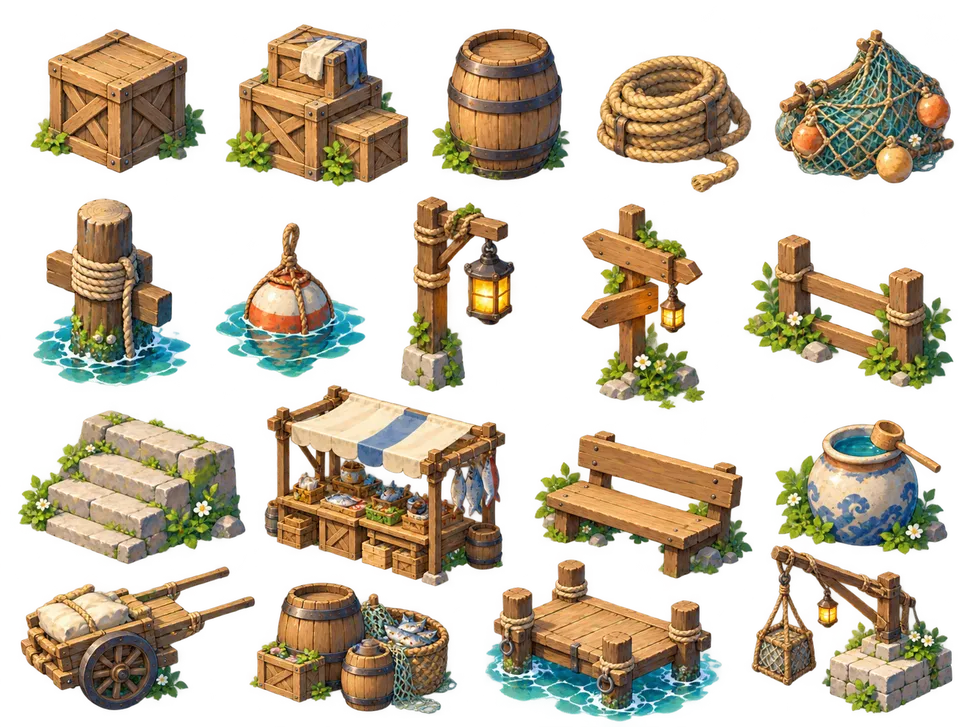
#> input picture art/source/props-harbor.webp, 970 x 727 px, shrunk from 1448 x 1086 before the run
$ python slice-props.py
#> lines starting #> are read from the running program, lines starting #| are printed output that depends on the picture
#> in render, rgba is the input picture: shape (727, 970, 4); mean R, G, B, A 87.7, 74.2, 51, 112.9
#!/usr/bin/env python3
"""把 art/source/ 里的道具原稿切成独立的运行时 WebP 小图。

用法（需要 Pillow、numpy、scipy）：
    pip install pillow numpy scipy
    python3 scripts/slice-props.py

输出：
    src/assets/island/props/<id>.webp   每个道具一张图
    src/island/prop-sprites.ts          尺寸与锚点元数据（自动生成，勿手改）

处理步骤：按 alpha 连通域找出每个物体 → 去掉抠图残留的低 alpha 光晕，
把边缘 alpha 拉伸到满值 → 用最近的实心像素颜色替换半透明边缘（去色边）→
裁到内容边界并留透明边 → 统一缩放后导出。
"""

from __future__ import annotations

import os
import tempfile
from pathlib import Path

import numpy as np
from PIL import Image
from scipy import ndimage

ROOT = Path(__file__).resolve().parent.parent
SRC_DIR = ROOT / 'art' / 'source'
OUT_DIR = ROOT / 'src' / 'assets' / 'island' / 'props'
META_FILE = ROOT / 'src' / 'island' / 'prop-sprites.ts'

# 原稿按行（从上到下）、行内从左到右排列的道具 id
SHEETS: dict[str, tuple[str, list[str]]] = {
    'props-harbor.webp': (
        'harbor',
        [
            'crate', 'stacked-crates', 'barrel', 'rope-coil', 'fishing-net',
            'dock-post', 'buoy', 'lantern-post', 'signpost', 'fence',
            'stone-stairs', 'market-stall', 'bench', 'water-jar',
            'handcart', 'fishing-supplies', 'dock-module', 'hoist',
        ],
    ),
    'props-nature.webp': (
        'nature',
        [
            'shore-rocks', 'reeds', 'grass-flowers', 'flowering-shrub',
            'driftwood', 'shells', 'stone-marker', 'stone-wall',
            'stone-lantern', 'stepping-path', 'haystack', 'vegetable-planter',
            'potted-flowers', 'clothesline', 'stump-seating', 'garden-gate',
        ],
    ),
}

SEED_ALPHA = 64      # 判定"属于物体"的 alpha 阈值，用于连通域分割
MIN_AREA = 2000      # 小于此面积的连通域视为碎屑
ALPHA_LO = 36        # 低于此值的 alpha 视为抠图光晕，直接清零
ALPHA_HI = 232       # 高于此值的 alpha 拉满到 255
CORE_ALPHA = 240     # 去色边时取色的"实心"像素阈值
REACH = 24           # 软边像素最多归属到距离物体多远（px）
SCALE = 0.75         # 原稿统一缩放比例
PAD = 2              # 透明留白（缩放后 px）


def find_objects(alpha: np.ndarray, count: int) -> list[np.ndarray]:
    """返回按阅读顺序排列的物体 mask（含软边）。"""
    labels, n = ndimage.label(alpha >= SEED_ALPHA, structure=np.ones((3, 3)))
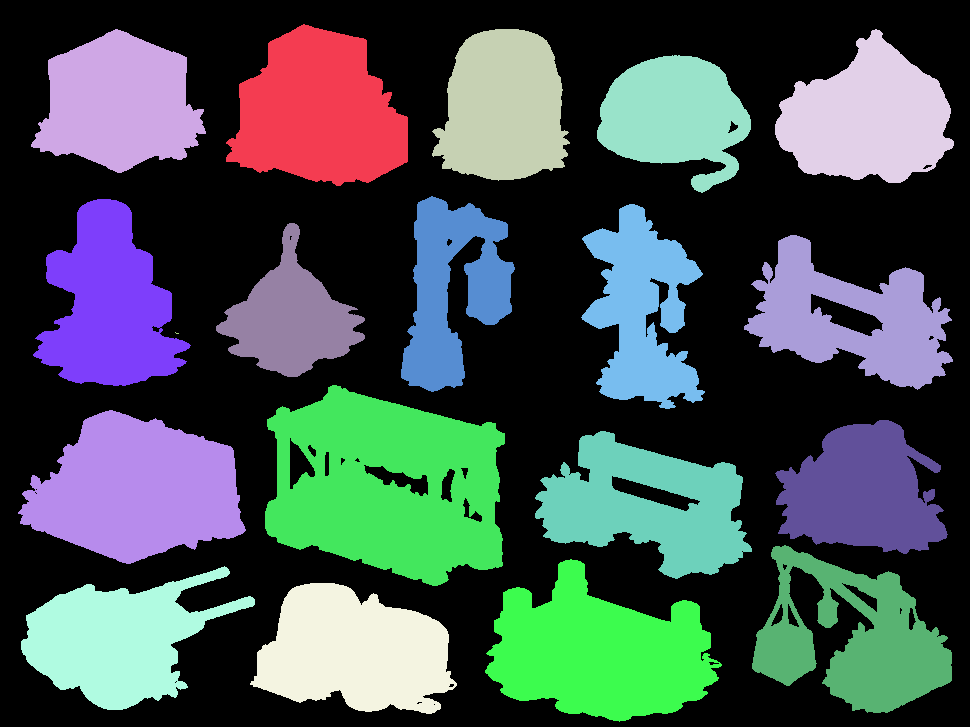
#> labels: shape (727, 970) int32; 20 distinct labels, from 0 to 19; one colour per label, 0 black
#> n = 19
    areas = ndimage.sum(np.ones_like(alpha), labels, range(1, n + 1))
    keep = [i + 1 for i, a in enumerate(areas) if a >= MIN_AREA]
#> keep = [1, 2, 3, 4, 5, 6, 7, 8, 9, 10, 12, 13, 14, 15, 16, 17, 18, 19]
    if len(keep) != count:
        raise SystemExit(f'expected {count} objects, found {len(keep)}')

    seeds = np.where(np.isin(labels, keep), labels, 0)
#> seeds: shape (727, 970) int32; 19 distinct labels, from 0 to 19
    # 每个像素归属到最近的物体，软边和光晕都跟着各自的物体走
    dist, (iy, ix) = ndimage.distance_transform_edt(seeds == 0, return_indices=True)
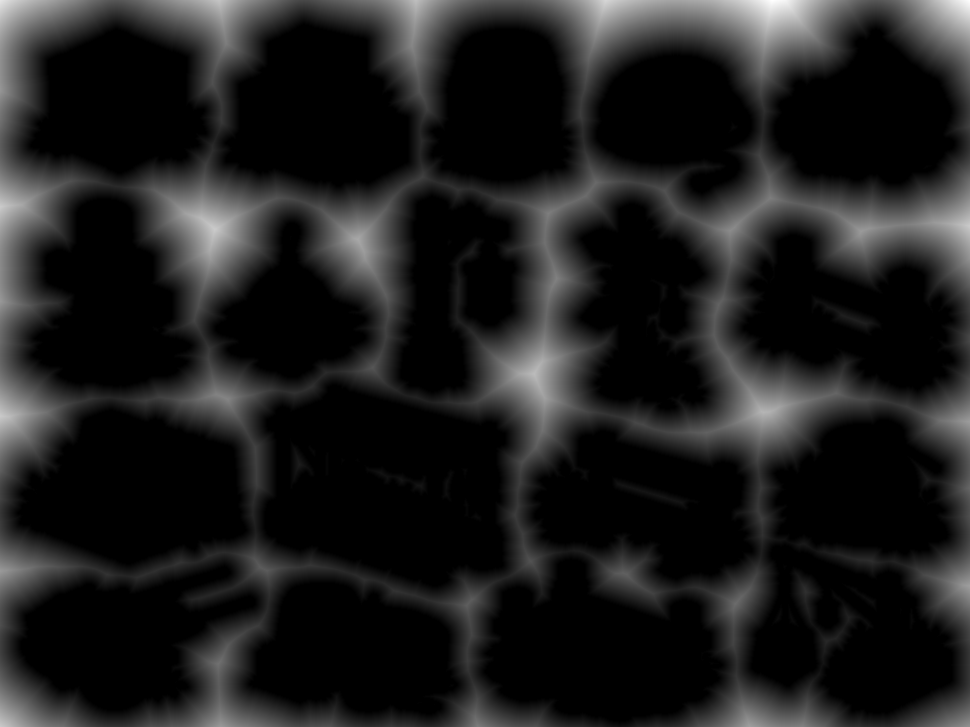
#> dist: shape (727, 970) float64; min 0, max 85.07, mean 10.1; drawn with min black and max white
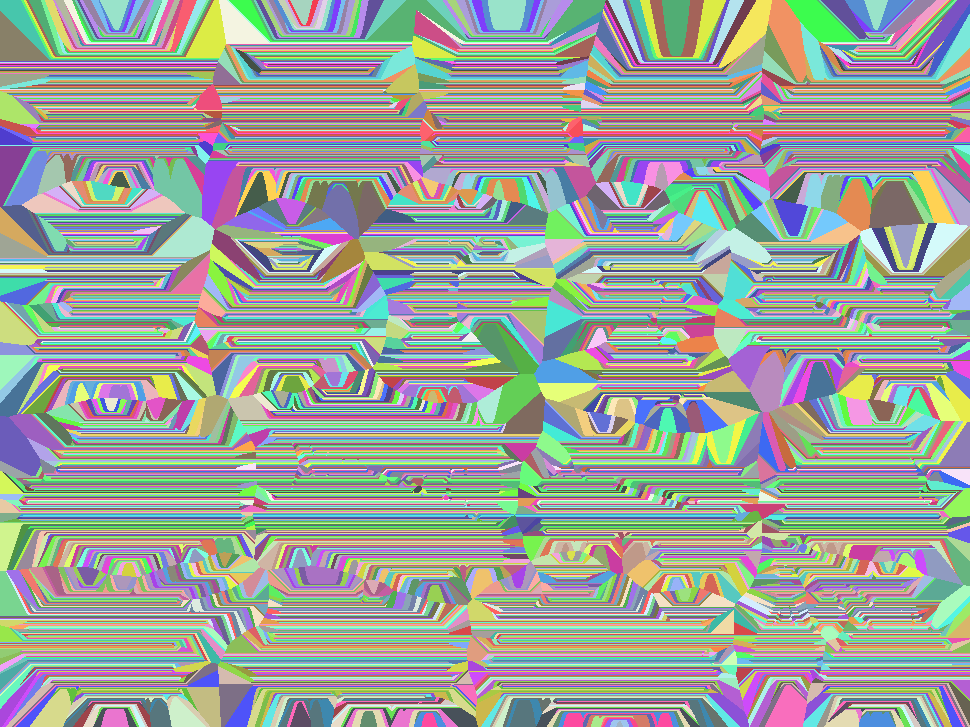
#> iy: shape (727, 970) int32; 695 distinct labels, from 24 to 721; one colour per label, 0 black
    owner = np.where((alpha > 0) & (dist <= REACH), seeds[iy, ix], 0)

    centers = {k: ndimage.center_of_mass(seeds == k) for k in keep}
#> centers = 18 items
    order = sorted(keep, key=lambda k: centers[k][0])
#> order = [2, 3, 1, 5, 4, 6, 7, 8, 9, 10, 12, 13, 14, 15, 16, 18, 19, 17]
    rows: list[list[int]] = []
    for k in order:
        if rows and centers[k][0] - centers[rows[-1][0]][0] < 120:
            rows[-1].append(k)
        else:
            rows.append([k])
    ordered = [k for row in rows for k in sorted(row, key=lambda k: centers[k][1])]
#> ordered = [2, 1, 3, 5, 4, 7, 9, 6, 8, 10, 13, 12, 15, 14, 18, 19, 17, 16]
    return [owner == k for k in ordered]


def clean(rgba: np.ndarray, mask: np.ndarray) -> np.ndarray:
    rgb = rgba[..., :3]
    a = np.where(mask, rgba[..., 3], 0).astype(np.float32)
    a = np.clip((a - ALPHA_LO) / (ALPHA_HI - ALPHA_LO), 0, 1) * 255
    core = mask & (rgba[..., 3] >= CORE_ALPHA)
    _, (iy, ix) = ndimage.distance_transform_edt(~core, return_indices=True)
    out = np.zeros_like(rgba)
    out[..., :3] = np.where(core[..., None], rgb, rgb[iy, ix])
    out[..., 3] = np.round(a).astype(np.uint8)
    return out


def render(staging: Path) -> str:
    """把全部道具写进 staging 目录，返回 prop-sprites.ts 的内容。"""
    meta: list[str] = []
    for file, (category, ids) in SHEETS.items():
        rgba = np.array(Image.open(SRC_DIR / file).convert('RGBA'))
        for sprite_id, mask in zip(ids, find_objects(rgba[..., 3], len(ids))):
            obj = clean(rgba, mask)
            ys, xs = np.nonzero(obj[..., 3])
            crop = Image.fromarray(obj[ys.min():ys.max() + 1, xs.min():xs.max() + 1])
            w = round(crop.width * SCALE)
            h = round(crop.height * SCALE)
            img = Image.new('RGBA', (w + PAD * 2, h + PAD * 2))
            img.paste(crop.resize((w, h), Image.LANCZOS), (PAD, PAD))
            img.save(staging / f'{sprite_id}.webp', quality=86, alpha_quality=100, method=6)
            # 锚点：内容底边中点（不含透明留白）
            ax = (PAD + w / 2) / img.width
            ay = (PAD + h) / img.height
            meta.append(
                f"  '{sprite_id}': {{ category: '{category}', w: {img.width}, h: {img.height}, "
                f'anchorX: {ax:.3f}, anchorY: {ay:.3f} }},'
            )
#> this loop made 18 passes
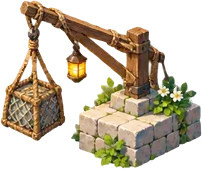
#> crop: PIL image 202x169 RGBA; mean R, G, B, A 140.7, 114.2, 75, 123.2; transparent parts drawn white
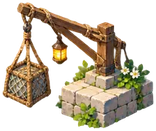
#> img: PIL image 156x131 RGBA; mean R, G, B, A 73.9, 61.5, 41.2, 116.4; transparent parts drawn white
#> after the loop, meta = 18 items
#> pass 2 of the loop in render, `for file, (category, ids) in SHEETS.items():`:
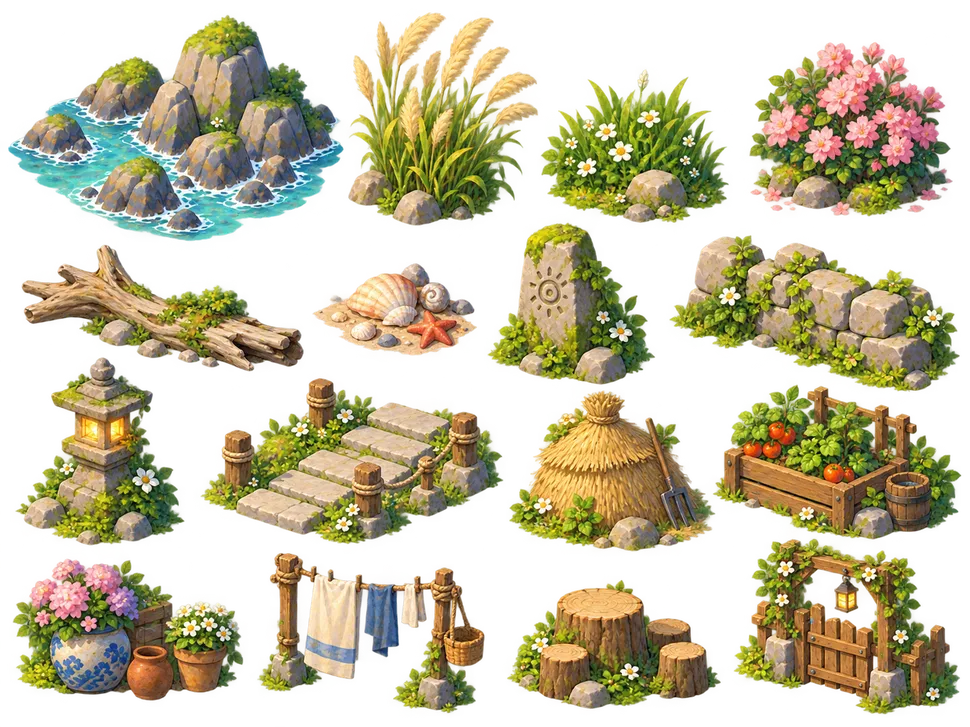
#> input picture art/source/props-nature.webp, 970 x 727 px, shrunk from 1448 x 1086 before the run
#> in render, rgba is the input picture: shape (727, 970, 4); mean R, G, B, A 105.9, 98.9, 58.8, 124.4
#> labels: shape (727, 970) int32; 22 distinct labels, from 0 to 21
#> n = 21
#> keep = [1, 2, 3, 4, 10, 11, 12, 13, 14, 15, 16, 17, 18, 19, 20, 21]
#> seeds: shape (727, 970) int32; 17 distinct labels, from 0 to 21
#> in find_objects (call 2), `dist, (iy, ix) = ndimage.distance_transform_edt(seeds == 0, return_ind..`:
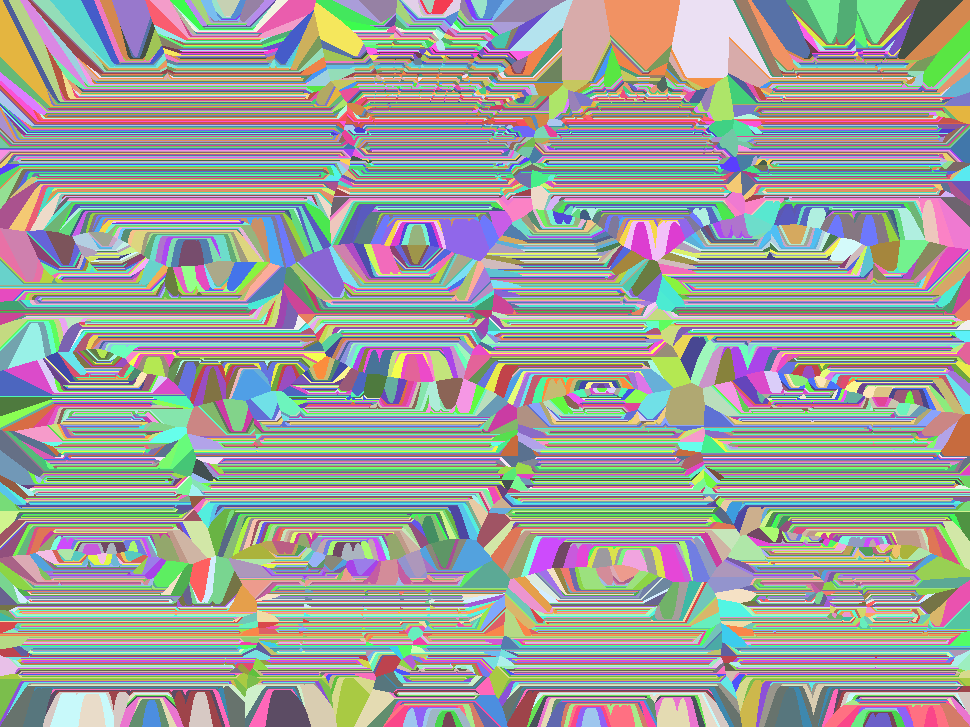
#> iy: shape (727, 970) int32; 702 distinct labels, from 12 to 713; one colour per label, 0 black
#> centers = 16 items
#> order = [1, 3, 2, 4, 11, 13, 10, 12, 15, 16, 14, 17, 18, 19, 20, 21]
#> ordered = [2, 1, 4, 3, 12, 13, 10, 11, 14, 15, 17, 16, 20, 19, 21, 18]
#> the loop in render, `for sprite_id, mask in zip(ids, find_objects(rgba[..., 3], len(ids))):` made 16 passes
#> (sprite_id, w, h, ay) on passes 1 to 8: ('shore-rocks', 252, 170, 0.989), ('reeds', 142, 160, 0.988), ('grass-flowers', 141, 116, 0.983), ('flowering-shrub', 153, 131, 0.985), ('driftwood', 212, 95, 0.98), ('shells', 124, 70, 0.973), ('stone-marker', 125, 122, 0.984), ('stone-wall', 218, 118, 0.984)
#> after the loop in render, `for sprite_id, mask in zip(ids, find_objects(rgba[..., 3], len(ids))):`:
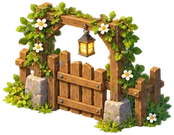
#> img: PIL image 174x135 RGBA; mean R, G, B, A 84.6, 71.4, 31, 141.2; transparent parts drawn white
#> after the loop in render, `for sprite_id, mask in zip(ids, find_objects(rgba[..., 3], len(ids))):`: meta = 34 items

    return (
        '// 由 scripts/slice-props.py 生成，请勿手动修改。\n'
        "export type PropCategory = 'harbor' | 'nature';\n\n"
        'export interface PropSpriteMeta {\n'
        '  category: PropCategory;\n'
        '  w: number;\n'
        '  h: number;\n'
        '  anchorX: number;\n'
        '  anchorY: number;\n'
        '}\n\n'
        'export const PROP_SPRITES = {\n' + '\n'.join(meta) + '\n'
        '} as const satisfies Record<string, PropSpriteMeta>;\n\n'
        'export type PropId = keyof typeof PROP_SPRITES;\n'
    )


def main() -> None:
    # 先在同一文件系统的临时目录里生成全部结果；任何一张原稿出错都不会动到现有素材
    OUT_DIR.parent.mkdir(parents=True, exist_ok=True)
    with tempfile.TemporaryDirectory(dir=OUT_DIR.parent, prefix='.props-') as tmp:
        staging = Path(tmp) / 'props'
        staging.mkdir()
        meta_text = render(staging)
        count = len(list(staging.glob('*.webp')))
        # 元数据也先写到目标旁边的临时文件，换目录后用 os.replace 原子落位
        meta_tmp = META_FILE.with_name(f'.{META_FILE.name}.tmp')
        meta_tmp.write_text(meta_text, encoding='utf-8')

        # 全部成功后再替换：旧目录先挪到备份位置，新目录与元数据都就位后才丢弃备份；
        # 任何一步失败都把新目录挪走、恢复旧目录，保证图片与元数据始终配套
        backup = Path(tmp) / 'previous'
        installed = False
        try:
            if OUT_DIR.exists():
                OUT_DIR.rename(backup)
            staging.rename(OUT_DIR)
            installed = True
            os.replace(meta_tmp, META_FILE)
        except BaseException:
            if installed:
                OUT_DIR.rename(Path(tmp) / 'failed')
            if backup.exists() and not OUT_DIR.exists():
                backup.rename(OUT_DIR)
            meta_tmp.unlink(missing_ok=True)
            raise
    print(f'wrote {count} sprites to {OUT_DIR.relative_to(ROOT)}')


if __name__ == '__main__':
    main()
